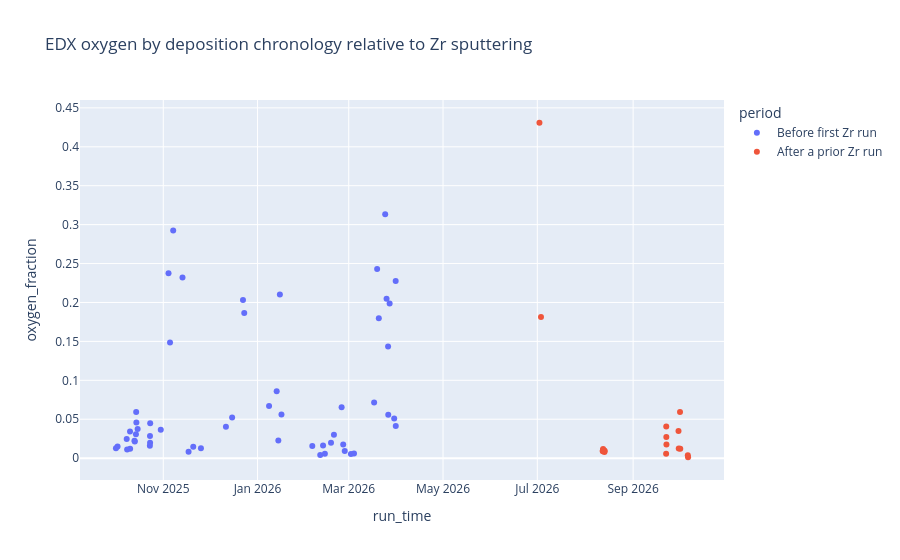
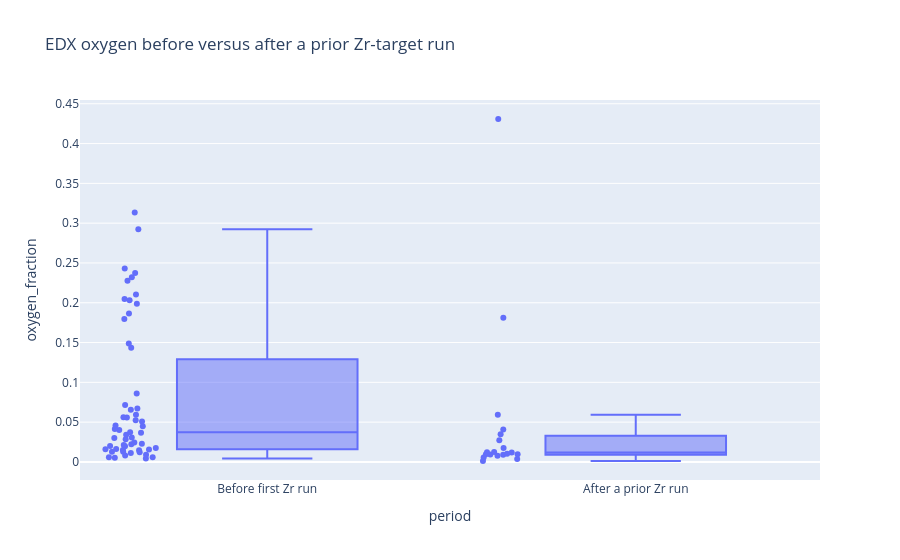

Write notebook code for charts like these, in order.
### Markdown cell above
## 6b. Does oxygen change after a Zr-target deposition?
Compare EDX oxygen averages from films deposited before the first Zr run with those from later non-Zr runs. The Zr-target run itself is excluded because its base pressure was recorded before that deposition. Run order uses NOMAD entry creation timestamps; this is a coarse chronology, not a timestamp from the sputtering log.

### Code cell
CHRONOLOGY_START_DATE = '2025-10-01'  # Set to 'YYYY-MM-DD' to exclude earlier runs; None keeps all dates.
run_chronology = runs[['run_entry_id', 'datetime', 'overview_targets', 'base_pressure_torr']].copy()
run_chronology['run_time'] = pd.to_datetime(run_chronology['datetime'], utc=True, errors='coerce')
run_chronology = run_chronology.dropna(subset=['run_time']).drop_duplicates('run_entry_id')
run_chronology = run_chronology.sort_values(['run_time', 'run_entry_id']).reset_index(drop=True)
if CHRONOLOGY_START_DATE is not None:
    start_date = pd.to_datetime(CHRONOLOGY_START_DATE, utc=True, errors='raise')
    excluded_runs = int((run_chronology['run_time'] < start_date).sum())
    run_chronology = run_chronology[run_chronology['run_time'] >= start_date].copy()
    print(f'Chronology cutoff: {start_date.date()} (excluded {excluded_runs} earlier runs)')
run_chronology['is_zr_run'] = run_chronology['overview_targets'].fillna('').str.contains(
    r'(?<![A-Za-z])Zr(?![a-z])|zirconium', case=False, regex=True)
run_chronology['zr_sputtered_before'] = run_chronology['is_zr_run'].shift(fill_value=False).cummax()
if run_chronology.empty:
    print('No sputtering runs remain in the chronology after applying the date cutoff.')
elif run_chronology['is_zr_run'].any():
    zirconium_runs = run_chronology[run_chronology['is_zr_run']]
    print('Zr-target runs identified:', len(zirconium_runs))
    display(zirconium_runs[['run_time', 'run_entry_id', 'overview_targets', 'base_pressure_torr']])
    if len(exp2):
        oxygen_history = exp2.merge(
            run_chronology[['run_entry_id', 'run_time', 'is_zr_run', 'zr_sputtered_before']],
            on='run_entry_id', how='left')
        # Reduce multiple mapped samples to one mean per run to avoid treating
        # repeated samples from a deposition as independent run observations.
        oxygen_by_run = oxygen_history.groupby('run_entry_id', as_index=False).agg(
            run_time=('run_time', 'first'), oxygen_fraction=('frac_O', 'mean'),
            target_set=('targets', 'first'), is_zr_run=('is_zr_run', 'first'),
            zr_sputtered_before=('zr_sputtered_before', 'first'))
        non_zr_runs = ~oxygen_by_run['is_zr_run'].fillna(False).astype(bool)
        oxygen_by_run = oxygen_by_run[non_zr_runs].dropna(subset=['oxygen_fraction', 'run_time'])
        oxygen_by_run['period'] = oxygen_by_run['zr_sputtered_before'].map(
            {False: 'Before first Zr run', True: 'After a prior Zr run'})
        display(oxygen_by_run.groupby('period')['oxygen_fraction'].agg(['count', 'median', 'mean', 'std']))
        display(px.scatter(oxygen_by_run, x='run_time', y='oxygen_fraction', color='period',
                           hover_data=['run_entry_id', 'target_set'],
                           title='EDX oxygen by deposition chronology relative to Zr sputtering').show())
        display(px.box(oxygen_by_run, x='period', y='oxygen_fraction', points='all',
                       title='EDX oxygen before versus after a prior Zr-target run').show())
    else:
        print('No oxygen-bearing joined EDX/run pairs in the selected records.')
else:
    print('No Zr-target sputtering run identified in the fetched visible run archives; check target names and archive coverage.')

### Figure 1 — Plotly figure (JSON) as saved in the notebook; plotly's stock layout.template omitted (floating-point values rounded to 4 significant figures)
{"data": [{"customdata": [["04MZe9slC3ppmQS1EiDsXjN9XcX3", "Cu_T_001"], ["1jmBANGuMyLwyj0myHSt6IKOWDf8", "Ba_T_002+Te_T_001"], ["3r6CQjuhITN_NGbYv3OKTuw2BXrA", "Ba_T_001"], ["41Ts3ttldIug_Ty9EjNE6Nkajsga", "S+Sn_T_001"], ["66lF4wUAlhTi0VjlNnysJLxIMUgg", "Ba_T_001"], ["6RyhxSdgqm0kYOhoPeIgN41C0XAb", "Cu_T_001"], ["7N7T135YYBhLS3WRHY8uUT-oiBJc", "Ba_T_001+Te_T_001"], ["7U-M0Q3nAF-oQn7joUE3QWqDi2l3", "S+Sn_T_001"], ["8BCRe_jEMOkV52BSoV56aAFf7fdc", "Ba_T_001"], ["9DPM0HXMZNTNJWHOu-m05MSB3z_C", "Ba_T_001"], ["A8Y-eKeqZ_ihfLe6Vg1huWlA0jlY", "Ba_T_002+Te_T_001"], ["AZGJmz_VEi4PXWfgSckmeegcUQRK", "Sn_T_001"], ["AgUjPbqN6uqQawNhkEQYmtGND94D", "S+Sn_T_001"], ["BJ8LSapkqRkHy3PEqVmsFXo8tATM", "S+Sn_T_001"], ["DZBPD6EIwUeDSfMJoAtsMtNdC8Ti", "Ba_T_002+Te_T_001"], ["E9I_Vzge-XlKdFABSpXC1F8z9HJC", "S+Sn_T_001"], ["EDerU_heZysagFqTpsXNcKHPfZkq", "S+Sn_T_001"], ["F569ZPw9WRv-E_0qQdghF9nXEd3s", "Cu_T_001"], ["FFSGXKj4ebhxZuBvUUE03HJq-qII", "Ba_T_002+Te_T_001"], ["Gb3NQCaq0eVEWfa7_e-NCIqLoQiV", "Ba_T_001+Te_T_001"], ["IgdoQVOF6fy7JB7GzmkRT7YbPsYW", "Cu_T_001"], ["Is2mFzUK9roQggnocBeu3IdPI6OF", "S+Sn_T_001"], ["Jio684muW0qV3eugT1TApRYaAtCN", "Ba_T_002+Te_T_001"], ["KbTfraABWwVbWVKhlTMAvp8_N6cW", "Cu_T_001"], ["KbnHc9TC1YMx4Vz5YRvlWi8T1bpt", "S+Sn_T_001"], ["KmaYJdOemwsl7zxThyyRqio29DbK", "Ba_T_002+Te_T_001"], ["LH5C550HhSJ2lXOs1VhYKpf34iLU", "S+Sn_T_001"], ["OYrvbnYuyzGRUufMqmLC6ro0qcxY", "Ba_T_002+Te_T_001"], ["SnVNh_NcfxXltzx4COZa3O6pvTKh", "Ba_T_001+Te_T_001"], ["Vd_K8KXNCO-ojRF1yT9aCkJD1Q05", "Ba_T_002+Te_T_001"], ["YXa-gNV8NOfoxAglGyBeUPvagrQT", "Cu_T_001"], ["_1WGzzPR5naaMoBNwb1ulxlq9stP", "Ba_T_002+Te_T_001"], ["_9xdCWFTc_Xr3uFGOoAuuG96SMWq", "S+Sn_T_001"], ["_QdfhuNzKQB33WaY65APmuw0XjQS", "S+Sn_T_001"], ["_jUCKgOgQgophilunqbQw3l7PN7g", "S+Sn_T_001"], ["aYFX1wS2f2yLR-L-Uds7MaJuM9aD", "Ba_T_001+Te_T_001"], ["ab5P_mIkzLY-Yeb83JHlQgJdpHfu", "Cu_T_001"], ["ajaXIvymc7C6bG4ccV2Gkn9OPe1R", "Cu_T_001"], ["bZIAefBMbeDag_SJnm336j0_Q0Lc", "Cu_T_001"], ["dlXuYnW3n9hKU8gO6bS02mvnkkLp", "Ba_T_002+Te_T_001"], ["esg6-y9M627xVZCOTfq4mReVgF1N", "Cu_T_001"], ["fcjo82BovneFCMz2Pqm9_HupBpZK", "Ba_T_001"], ["g0PpEUaLdPorO7JrHzMNDooXaE85", "Ba_T_001"], ["iHTJbzev6jes3GMfkGdbqbxeeUXS", "Ba_T_001"], ["jsBJ2LR4BdBoF4E0fDz1E4owYpxb", "S+Sn_T_001"], ["lIr3IXTxTkEmSkI7efV1vDmIgQP7", "Ba_T_001"], ["oUJhgC4HJl-IJueZsGqVptzoIBs0", "S+Sn_T_001"], ["sbuI30n08Lyd-zZcAtXyhxdQDxll", "S+Sn_T_001"], ["tOh-JTZ2VSvT2tSfNR3X9ODTVJ_u", "Cu_T_001"], ["ufvocpPtcYwbwGuG79Bmb7AXxfuU", "Cu_T_001"], ["vkxP8Qf5m0MhV79uvtCbSg8oz2Eh", "S+Sn_T_001"], ["yFWVPeXqBcQkFsxEb-_s5Yv_6KWa", "S+Sn_T_001"], ["ysWyLuw_9E6yLLoVcf2uiioofn_l", "Cu_T_001"], ["zEqhq9e86tFNyZr84r6-sgOynOPc", "Ba_T_002+Te_T_001"], ["zQRqCJ6g4CbX6WnEB-hOOkOBYAGB", "S+Sn_T_001"]], "hovertemplate": "period=Before first Zr run<br>run_time=%{x}<br>oxygen_fraction=%{y}<br>run_entry_id=%{customdata[0]}<br>target_set=%{customdata[1]}<extra></extra>", "legendgroup": "Before first Zr run", "marker": {"color": "#636efa", "symbol": "circle"}, "mode": "markers", "name": "Before first Zr run", "orientation": "v", "showlegend": true, "type": "scatter", "x": ["2025-10-23T09:49:08.057000", "2026-03-25T11:15:31.964000", "2025-11-04T09:30:21.010000", "2026-02-17T12:41:29.618000", "2025-10-15T09:56:05.681000", "2025-10-10T13:43:57.416000", "2025-12-11T12:59:32.161000", "2025-11-25T08:59:55.462000", "2025-10-30T09:12:05.770000", "2026-01-08T10:53:35.953000", "2026-03-20T10:48:06.767000", "2026-03-02T10:08:30.666000", "2026-03-04T09:24:41.918000", "2025-10-02T10:29:24.010000", "2026-03-30T09:47:23.542000", "2026-02-26T09:55:24.134000", "2026-02-10T13:04:43.462000", "2025-10-14T14:19:29.277000", "2026-03-31T10:23:56.250000", "2025-12-23T09:24:23.301000", "2025-10-08T14:56:00.394000", "2025-11-05T09:06:39.997000", "2026-03-27T10:31:36.253000", "2025-10-23T11:22:46.575000", "2025-11-20T09:36:52.181000", "2026-03-19T09:07:11.579000", "2026-01-13T09:02:05.729000", "2026-03-26T13:22:55.730000", "2025-12-15T13:22:45.698000", "2026-03-17T10:07:42.759000", "2025-10-23T12:58:42.169000", "2026-03-24T13:53:49.790000", "2026-02-19T10:12:00.987000", "2025-11-17T09:09:15.593000", "2025-10-01T09:19:55.779000", "2025-12-22T13:43:59.947000", "2025-10-13T08:46:52.244000", "2025-10-14T11:17:27.164000", "2025-10-13T13:57:31.745000", "2026-03-31T08:45:05.595000", "2025-10-10T11:55:29.841000", "2026-01-14T10:53:35.953000", "2025-11-07T10:10:40.791000", "2026-01-16T11:16:52.806000", "2026-02-25T10:04:41.198000", "2025-11-13T10:35:29.013000", "2026-02-24T09:25:05.072000", "2026-01-15T10:31:29.894000", "2025-10-14T07:37:55.775000", "2025-10-23T08:07:07.855000", "2026-02-13T13:27:53.490000", "2026-02-12T09:15:44.306000", "2025-10-08T08:10:43.249000", "2026-03-26T11:01:09.902000", "2026-02-05T09:58:38.354000"], "xaxis": "x", "y": [0.02857, 0.2048, 0.2374, 0.01992, 0.0374, 0.01223, 0.0402, 0.01265, 0.03657, 0.06712, 0.1797, 0.005396, 0.006007, 0.01506, 0.05085, 0.009113, 0.004182, 0.04575, 0.04134, 0.1865, 0.01117, 0.1487, 0.1986, 0.01982, 0.0146, 0.243, 0.0861, 0.05583, 0.05234, 0.07145, 0.04477, 0.3133, 0.02994, 0.008121, 0.01264, 0.203, 0.02227, 0.0594, 0.02129, 0.2277, 0.03412, 0.02273, 0.2924, 0.05614, 0.01745, 0.2322, 0.06552, 0.2102, 0.0308, 0.01596, 0.005785, 0.01619, 0.02447, 0.1435, 0.01564], "yaxis": "y"}, {"customdata": [["7OcdQ1ZLb4CLZdBBOzn-Oym1h1C-", "Cu_T_001"], ["9lf_aeElMa1TlwHEKaUYtQW8WLaD", "Cu_T_001"], ["A6pB7d0l3FaCnW9agmF3HngAvzor", "Cu_T_001"], ["FDEfKDV7ZmQQ2usaqsJRSmNVLuBL", "Cu_T_001"], ["Ivm-nz_hqVL4X5j8A9I10CIVy6n_", "Cu_T_001"], ["MmdODMiSyDcmM5kz4vS7giyNSvDZ", "Zn_T_001"], ["NnbIYnB3Kid3Fmr_JR24UaLX0Vkf", "Cu_T_001"], ["NwWZVBTyosSidLgOWo4dAYeBzVFw", "Cu_T_001"], ["OAg2p7gXBZdsMFeV6PQTAQdpETXM", "Cu_T_001"], ["OUBOs0xxTqdtOJNo5Y28NdNmJrdZ", "Cu_T_001"], ["SU6WWsPjg1TDE-HCwmawPJ6pij1t", "Cu_T_001"], ["UFfWv0NAA1otAXi_Xec-6_w8LaDN", "Cu_T_001"], ["eeR1gPLP8NCE9I2-wXCqr74V0AC9", "Cu_T_001"], ["k_SSgbO-IGYQApxClE5fU-gRPM8p", "Cu_T_001"], ["qCT55RdXtgkzGO955OhH_cGbP863", "Cu_T_001"], ["tKMgzsfYhSGpz_r-iAvVGm5lTT5Q", "Cu_T_001"], ["u0hvCpXnUYLkgNok0t0nltGyLFS5", "Cu_T_001"], ["w8wO31h4i3bZ3h66FuDlOtYvmK--", "Cu_T_001"], ["wHGIfOO6fc7P9pI-nmuo0CfIbS6J", "Zn_T_001"]], "hovertemplate": "period=After a prior Zr run<br>run_time=%{x}<br>oxygen_fraction=%{y}<br>run_entry_id=%{customdata[0]}<br>target_set=%{customdata[1]}<extra></extra>", "legendgroup": "After a prior Zr run", "marker": {"color": "#EF553B", "symbol": "circle"}, "mode": "markers", "name": "After a prior Zr run", "orientation": "v", "showlegend": true, "type": "scatter", "x": ["2026-10-06T08:52:49.815000", "2026-10-01T07:40:43.993000", "2026-10-01T11:40:52.450000", "2026-08-12T10:07:24.792000", "2026-08-12T08:09:48.723000", "2026-07-03T09:03:39.205000", "2026-09-22T08:01:02.075000", "2026-09-22T10:01:57.412000", "2026-08-12T13:29:02.821000", "2026-08-13T10:37:23.641000", "2026-09-22T11:33:15.858000", "2026-08-13T12:54:21.996000", "2026-09-22T12:55:17.706000", "2026-09-30T12:11:04.619000", "2026-08-13T08:57:08.598000", "2026-10-06T12:35:09.510000", "2026-09-30T08:20:42.653000", "2026-08-12T11:53:40.527000", "2026-07-02T09:02:56.953000"], "xaxis": "x", "y": [0.003737, 0.05937, 0.01202, 0.009727, 0.00886, 0.1812, 0.005688, 0.04066, 0.01189, 0.007831, 0.02734, 0.009518, 0.01755, 0.01233, 0.009337, 0.001163, 0.03491, 0.01027, 0.4309], "yaxis": "y"}], "layout": {"legend": {"title": {"text": "period"}, "tracegroupgap": 0}, "title": {"text": "EDX oxygen by deposition chronology relative to Zr sputtering"}, "xaxis": {"anchor": "y", "domain": [0, 1], "title": {"text": "run_time"}}, "yaxis": {"anchor": "x", "domain": [0, 1], "title": {"text": "oxygen_fraction"}}}}

### Figure 2 — Plotly figure (JSON) as saved in the notebook; plotly's stock layout.template omitted (floating-point values rounded to 4 significant figures)
{"data": [{"alignmentgroup": "True", "boxpoints": "all", "hovertemplate": "period=%{x}<br>oxygen_fraction=%{y}<extra></extra>", "legendgroup": "", "marker": {"color": "#636efa"}, "name": "", "notched": false, "offsetgroup": "", "orientation": "v", "showlegend": false, "type": "box", "x": ["Before first Zr run", "Before first Zr run", "Before first Zr run", "Before first Zr run", "Before first Zr run", "Before first Zr run", "Before first Zr run", "After a prior Zr run", "Before first Zr run", "Before first Zr run", "Before first Zr run", "After a prior Zr run", "After a prior Zr run", "Before first Zr run", "Before first Zr run", "Before first Zr run", "Before first Zr run", "Before first Zr run", "Before first Zr run", "Before first Zr run", "Before first Zr run", "After a prior Zr run", "Before first Zr run", "Before first Zr run", "Before first Zr run", "Before first Zr run", "After a prior Zr run", "Before first Zr run", "Before first Zr run", "Before first Zr run", "Before first Zr run", "Before first Zr run", "After a prior Zr run", "After a prior Zr run", "After a prior Zr run", "After a prior Zr run", "After a prior Zr run", "Before first Zr run", "After a prior Zr run", "Before first Zr run", "After a prior Zr run", "Before first Zr run", "Before first Zr run", "Before first Zr run", "Before first Zr run", "Before first Zr run", "Before first Zr run", "Before first Zr run", "Before first Zr run", "Before first Zr run", "Before first Zr run", "Before first Zr run", "After a prior Zr run", "Before first Zr run", "Before first Zr run", "Before first Zr run", "Before first Zr run", "Before first Zr run", "After a prior Zr run", "Before first Zr run", "Before first Zr run", "After a prior Zr run", "Before first Zr run", "After a prior Zr run", "Before first Zr run", "After a prior Zr run", "Before first Zr run", "Before first Zr run", "After a prior Zr run", "After a prior Zr run", "Before first Zr run", "Before first Zr run", "Before first Zr run", "Before first Zr run"], "x0": " ", "xaxis": "x", "y": [0.02857, 0.2048, 0.2374, 0.01992, 0.0374, 0.01223, 0.0402, 0.003737, 0.01265, 0.03657, 0.06712, 0.05937, 0.01202, 0.1797, 0.005396, 0.006007, 0.01506, 0.05085, 0.009113, 0.004182, 0.04575, 0.009727, 0.04134, 0.1865, 0.01117, 0.1487, 0.00886, 0.1986, 0.01982, 0.0146, 0.243, 0.0861, 0.1812, 0.005688, 0.04066, 0.01189, 0.007831, 0.05583, 0.02734, 0.05234, 0.009518, 0.07145, 0.04477, 0.3133, 0.02994, 0.008121, 0.01264, 0.203, 0.02227, 0.0594, 0.02129, 0.2277, 0.01755, 0.03412, 0.02273, 0.2924, 0.05614, 0.01745, 0.01233, 0.2322, 0.06552, 0.009337, 0.2102, 0.001163, 0.0308, 0.03491, 0.01596, 0.005785, 0.01027, 0.4309, 0.01619, 0.02447, 0.1435, 0.01564], "y0": " ", "yaxis": "y"}], "layout": {"boxmode": "group", "legend": {"tracegroupgap": 0}, "title": {"text": "EDX oxygen before versus after a prior Zr-target run"}, "xaxis": {"anchor": "y", "domain": [0, 1], "title": {"text": "period"}}, "yaxis": {"anchor": "x", "domain": [0, 1], "title": {"text": "oxygen_fraction"}}}}
